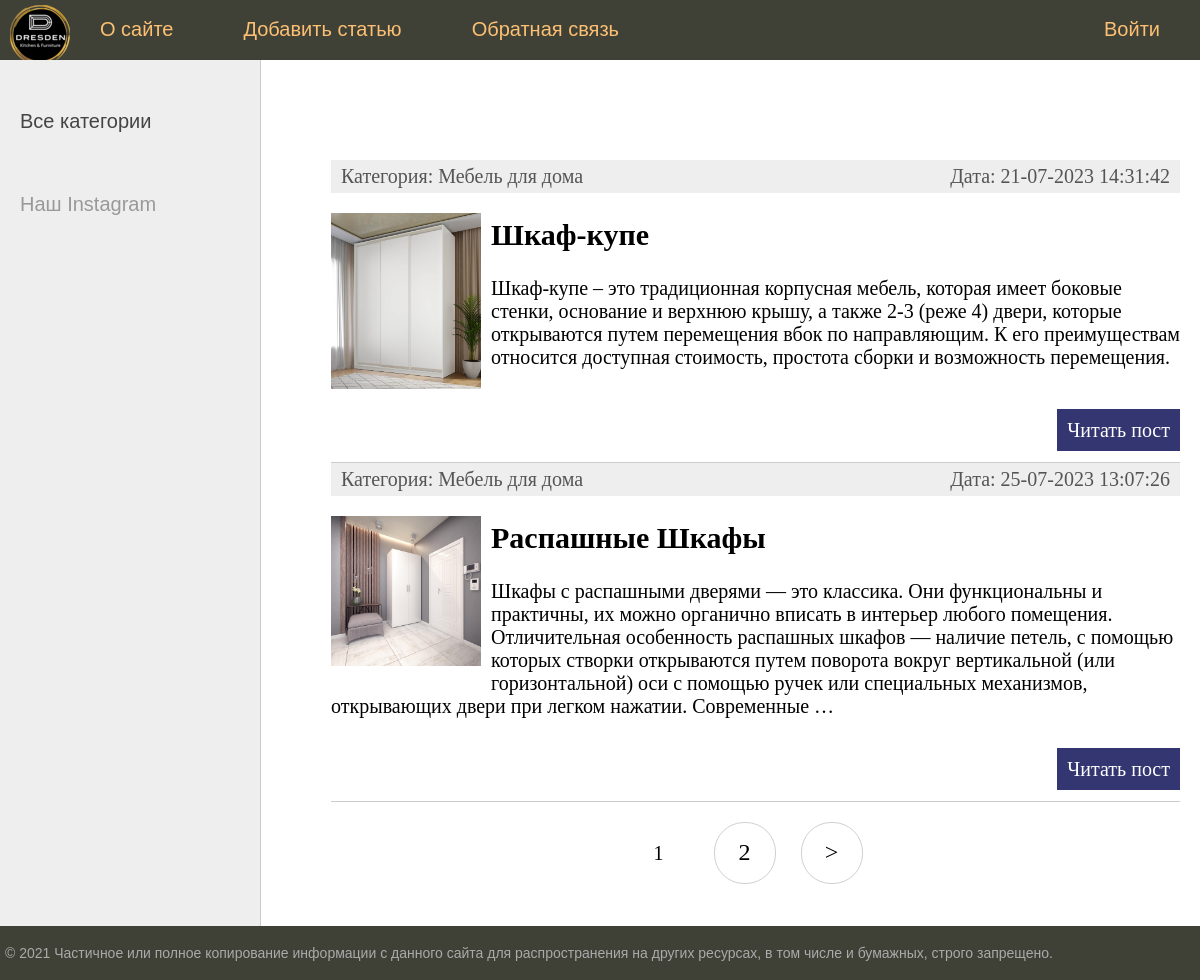
The page /category/mebel-dlya-doma/ (signed in) on the database its author committed.
### furniture/models.py (models this page shows, shortened)
class Furniture(models.Model):
    title = models.CharField(max_length=255, verbose_name="Заголовок")
    slug = models.SlugField(max_length=255, unique=True, db_index=True, verbose_name="URL")
    content = models.TextField(blank=True, verbose_name="Контент")
    photo = models.ImageField(upload_to="photos/%Y/%m/%d/", verbose_name="Фото")
    time_create = models.DateTimeField(auto_now_add=True)
    time_update = models.DateTimeField(auto_now=True)
    is_published = models.BooleanField(default=True, verbose_name="Публикация")
    cat = models.ForeignKey('Category', on_delete=models.PROTECT, verbose_name="Категории")
    def get_absolute_url(self):
        return reverse('post', kwargs={'post_slug': self.slug})
    class Meta:
        ordering = ['id']

class Category(models.Model):
    name = models.CharField(max_length=100, db_index=True)
    slug = models.SlugField(max_length=255, unique=True, db_index=True, verbose_name="URL")
    def __str__(self):
        return self.name
    class Meta:
        verbose_name = 'Категория'
        verbose_name_plural = 'Категории'
        ordering = ['id']

### furniture/views.py (the view)
# urls.py: path('category/<slug:cat_slug>/', FurnitureCategory.as_view(), name='category'),
class FurnitureCategory(DataMixin, ListView):
    model = Furniture
    template_name = 'furniture/index.html'
    context_object_name = 'posts'
    allow_empty = False
    def get_queryset(self):
        return Furniture.objects.filter(cat__slug=self.kwargs['cat_slug'], is_published=True)
    def get_context_data(self, *, object_list=None, **kwargs):
        context = super().get_context_data(**kwargs)
        c_def = self.get_user_context(title='Категория - ' + str(context['posts'][0].cat),
                                      cat_selected=context['posts'][0].cat_id)
        return context | c_def

### furniture/utils.py (called while the page is built)
    def get_user_context(self, **kwargs):
        context = kwargs
        cats = Category.objects.all()
        user_menu = menu.copy()
        if not self.request.user.is_authenticated:
            user_menu.pop(1)
        context['menu'] = user_menu
        context['cats'] = cats
        if 'cat_selected' not in context:
            context['cat_selected'] = 0
        return context

### furniture/templates/furniture/index.html (shortened to what this page needs)
{% extends 'furniture/base.html' %}
{% block content %}
<ul class="list-articles">
    {% for p in posts %}
             <li><div class="article-panel">
     <p class="first">Категория: {{p.cat}}</p>
     <p class="last">Дата: {{p.time_update|date:"d-m-Y H:i:s"}}</p>
</div>
{% if p.photo %}
      <p><img class="img-article-left thumb" src="{{p.photo.url}}"></p>
{% endif %}
                 <h2>{{p.title}}</h2>
    {% autoescape on %}
    {{p.content|linebreaks|truncatewords:50}}
    {% endautoescape %}
             <p class="link-read-post"><a href="{{ p.get_absolute_url }}">Читать пост</a></p>
             </li>
    {% endfor %}
</ul>
{% endblock %}

### furniture/static/furniture/css/styles.css (style rules this page uses)
html, body { font-family: 'Arial'; margin: 0; padding: 0; height: 100%; width: 100%; color: #444; }
a { color: #0059b2; text-decoration: none; }
img { max-width: 600px; height: auto; }
img.img-article-left { max-width: 300px; height: auto; float: left; padding: 0 10px 10px 0; }
img.img-article-left.thumb { max-width: 150px; height: auto; }
p.link-read-post { text-align: right; }
p.link-read-post a { padding: 10px; min-width: 100px; background: #333671; color: #fff; text-decoration: none; }
div.article-panel { background: #eee; padding: 5px 10px 5px 10px; box-sizing: border-box; overflow: hidden; color: #555; }
div.article-panel p.first { margin: 0; float: left; }
div.article-panel p.last { margin: 0; float: right; }
ul.list-articles { list-style: none; margin: 0; padding: 0; }
ul.list-articles li { border-bottom: 1px solid #ccc; }

### rows shown on the page
Furniture: cat "Мебель для дома", time_update "21-07-2023 14:31:42", photo (picture), title "Шкаф-купе", content "Шкаф-купе – это традиционная корпусная мебель, которая имеет боковые стенки, основание и верхнюю крышу, а также 2-3 (реже 4) двери, которые открываются путем перемещения вбок по направляющим. К его преимуществам относится доступная стоимость, простота сборки и возможность перемещения."
Furniture: cat "Мебель для дома", time_update "25-07-2023 13:07:26", photo (picture), title "Распашные Шкафы", content "Шкафы с распашными дверями — это классика. Они функциональны и практичны, их можно органично вписать в интерьер любого помещения. Отличительная особенность распашных шкафов — наличие петель, с помощью которых створки открываются путем поворота вокруг вертикальной (или горизонтальной) оси с помощью ручек или специальных механизмов, открывающих двери при легком нажатии. Современные …"

### other values the page prints
{{ m.title }} "О сайте" "Добавить статью" "Обратная связь"
{{ m.title }} "Войти"
{{ p }} "1"
{{ p }} "2"
